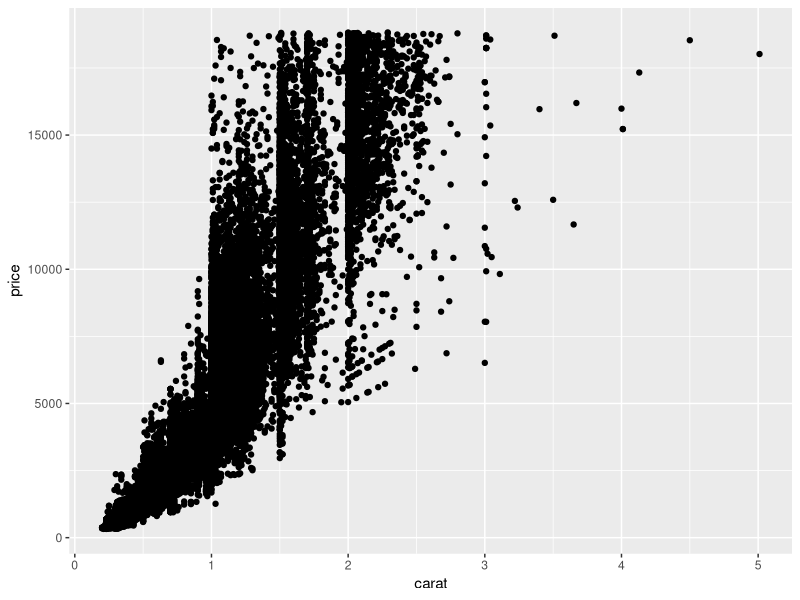
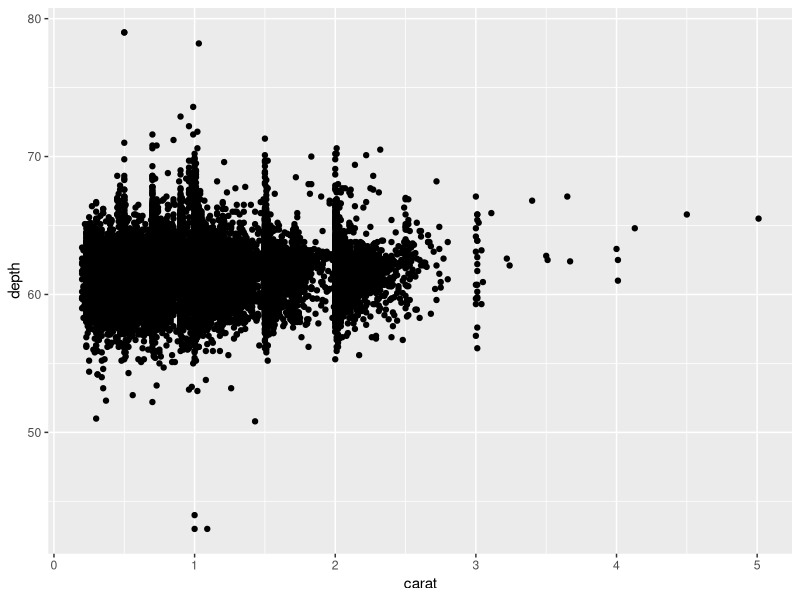

Write the R code that produced these figures, in order.
## ---- chunk 1
knitr::opts_chunk$set(echo = TRUE)
library(tidyverse)
library(ggplot2)
## ---- chunk 2
### In this code chunk, start with the diamonds dataset (built in to
### ggplot2 package) and create a plot of price vs. carat (or some other
### variables of your choice)

ggplot(data = diamonds, aes(x = carat, y = price)) +
  geom_point()

## ---- chunk 3
### In this code chunk, start with the diamonds dataset (built in to
### ggplot2 package) and create a subset based on filtering, e.g., 
### size greater than 1 carat or cut is "Ideal"

diamonds_set <- diamonds %>% 
  filter(cut == 'Ideal')

## ---- chunk 4
ggplot(data = diamonds, aes(x = carat, y = depth)) +
  geom_point()


## ---- chunk 5
### Both partners - delete this comment, then write some code here
### to plot, summarize, calculate something simple using the diamonds
### dataset.
